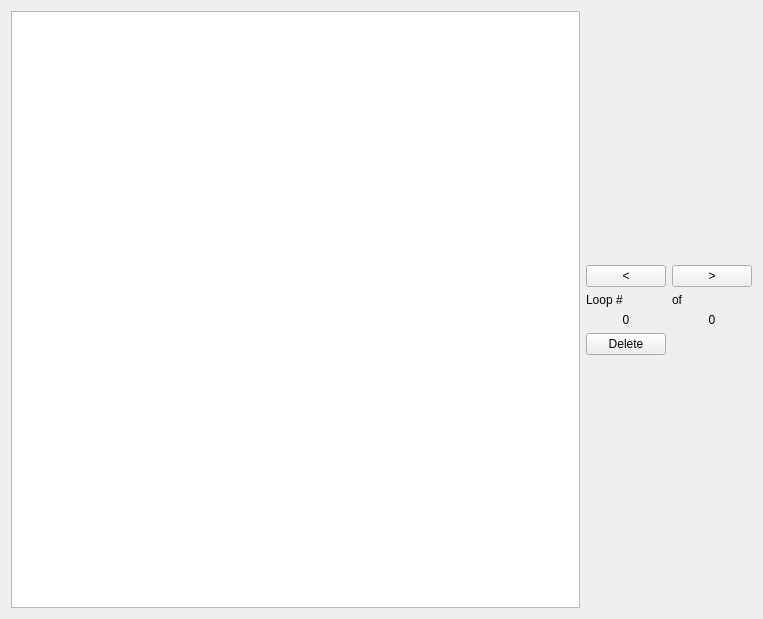
<?xml version="1.0" encoding="UTF-8"?>
<ui version="4.0">
 <class>LoopWidget</class>
 <widget class="QWidget" name="LoopWidget">
  <property name="geometry">
   <rect>
    <x>0</x>
    <y>0</y>
    <width>763</width>
    <height>619</height>
   </rect>
  </property>
  <property name="windowTitle">
   <string>Form</string>
  </property>
  <layout class="QHBoxLayout" name="horizontalLayout">
   <item>
    <widget class="PlotWidget" name="graphicsView"/>
   </item>
   <item>
    <layout class="QGridLayout" name="gridLayout">
     <item row="5" column="0">
      <spacer name="verticalSpacer_2">
       <property name="orientation">
        <enum>Qt::Vertical</enum>
       </property>
       <property name="sizeHint" stdset="0">
        <size>
         <width>20</width>
         <height>40</height>
        </size>
       </property>
      </spacer>
     </item>
     <item row="3" column="0">
      <widget class="QLabel" name="lblIdx">
       <property name="text">
        <string>0</string>
       </property>
       <property name="alignment">
        <set>Qt::AlignCenter</set>
       </property>
      </widget>
     </item>
     <item row="1" column="0">
      <widget class="QPushButton" name="btnPrev">
       <property name="text">
        <string>&lt;</string>
       </property>
      </widget>
     </item>
     <item row="0" column="0">
      <spacer name="verticalSpacer">
       <property name="orientation">
        <enum>Qt::Vertical</enum>
       </property>
       <property name="sizeHint" stdset="0">
        <size>
         <width>20</width>
         <height>40</height>
        </size>
       </property>
      </spacer>
     </item>
     <item row="1" column="1">
      <widget class="QPushButton" name="btnNext">
       <property name="text">
        <string>&gt;</string>
       </property>
      </widget>
     </item>
     <item row="4" column="0">
      <widget class="QPushButton" name="btnDelete">
       <property name="text">
        <string>Delete</string>
       </property>
      </widget>
     </item>
     <item row="0" column="1">
      <spacer name="verticalSpacer_3">
       <property name="orientation">
        <enum>Qt::Vertical</enum>
       </property>
       <property name="sizeHint" stdset="0">
        <size>
         <width>20</width>
         <height>40</height>
        </size>
       </property>
      </spacer>
     </item>
     <item row="5" column="1">
      <spacer name="verticalSpacer_4">
       <property name="orientation">
        <enum>Qt::Vertical</enum>
       </property>
       <property name="sizeHint" stdset="0">
        <size>
         <width>20</width>
         <height>40</height>
        </size>
       </property>
      </spacer>
     </item>
     <item row="3" column="1">
      <widget class="QLabel" name="lblTot">
       <property name="sizePolicy">
        <sizepolicy hsizetype="Preferred" vsizetype="Preferred">
         <horstretch>0</horstretch>
         <verstretch>0</verstretch>
        </sizepolicy>
       </property>
       <property name="text">
        <string>0</string>
       </property>
       <property name="alignment">
        <set>Qt::AlignCenter</set>
       </property>
      </widget>
     </item>
     <item row="2" column="0">
      <widget class="QLabel" name="label">
       <property name="text">
        <string>Loop #</string>
       </property>
      </widget>
     </item>
     <item row="2" column="1">
      <widget class="QLabel" name="label_2">
       <property name="text">
        <string>of</string>
       </property>
      </widget>
     </item>
    </layout>
   </item>
  </layout>
 </widget>
 <customwidgets>
  <customwidget>
   <class>PlotWidget</class>
   <extends>QGraphicsView</extends>
   <header>pyqtgraph</header>
  </customwidget>
 </customwidgets>
 <resources/>
 <connections/>
</ui>
